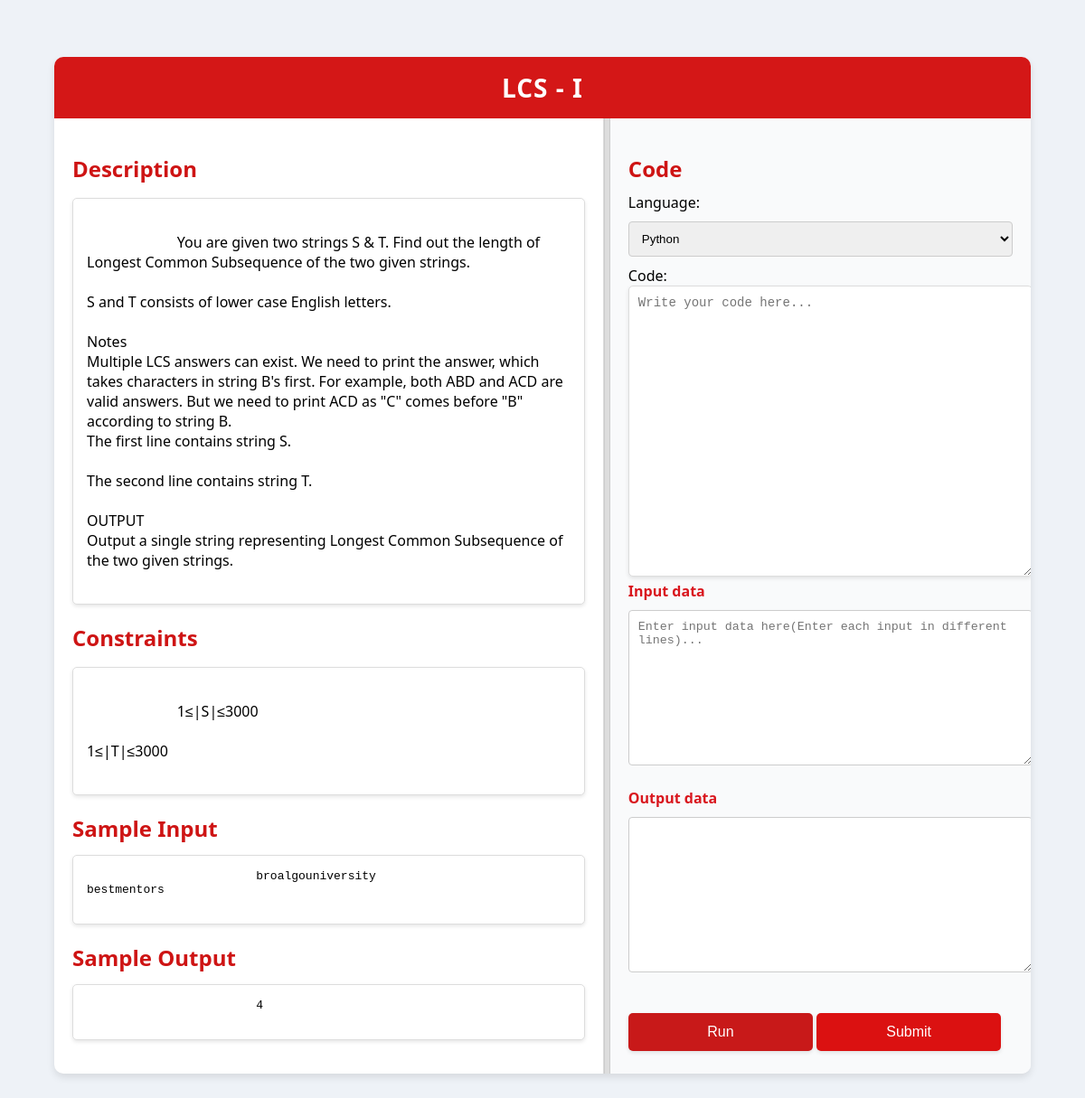
/problem/LCS - I/ (signed in), run on the app's committed database.
### home/models.py (models this page shows)
class question_details(models.Model):
  DIFFICULTY_CHOICES = [
      ('Easy', 'Easy'),
      ('Medium', 'Medium'),
      ('Hard', 'Hard'),
  ]
  name = models.CharField(max_length=200)
  description = models.TextField()
  difficulty = models.CharField(max_length=10, choices=DIFFICULTY_CHOICES, default='Easy')
  sample_input = models.TextField()
  sample_output = models.TextField()
  constraints = models.TextField()

### home/views.py (the view)
# urls.py: path("problem/<str:name>/",problem_page,name="problem_page"),
@login_required
def problem_page(request, name):
    problem = get_object_or_404(question_details, name=name)
    form = CodeSubmissionForm()
    existing_submission = user_code_sub.objects.filter(user=request.user, question=problem).last()
    if existing_submission:
        form = CodeSubmissionForm(initial={
            'language': existing_submission.language,
            'code': existing_submission.code
        })
    context = {
        'form': form,
        'ques_name': problem.name,
        'desc': problem.description,
        'samp_in': problem.sample_input,
        'samp_out': problem.sample_output,
        'constraints': problem.constraints
    }
    return render(request, 'question_view.html', context)

### home/forms.py
class CodeSubmissionForm(forms.ModelForm):
    language = forms.ChoiceField(
        choices=LANGUAGE_CHOICES,
        widget=forms.Select(attrs={'class': 'form-control'})
    )
    code = forms.CharField(
        widget=forms.Textarea(attrs={
            'class': 'code-editor',
            'placeholder': 'Write your code here...'
        })
    )
    input_data = forms.CharField(
        required=False,
        widget=forms.Textarea(attrs={
            'class': 'form-control',
            'placeholder': 'Enter input data here(Enter each input in different lines)...'
        })
    )
    output_data = forms.CharField(
        required=False,
        widget=forms.Textarea(attrs={'class': 'form-control'})
    )
    class Meta:
        model = CodeSubmission
        fields = ["language", "code", "input_data", "output_data"]

### home/templates/question_view.html (shortened to what this page needs)
<!DOCTYPE html>
<html lang="en">
<head>
</head>
<body>
    <div class="container">
        <div class="header">
            <h1>{{ ques_name }}</h1>
        </div>
        <div class="content">
            <div class="left-column">
                <div class="section">
                    <h2>Description</h2>
                    <p id="description">
                        {{desc}}
                    </p>
                </div>
                <div class="section">
                    <h2>Constraints</h2>
                    <p id="constraints">
                        {{constraints}}
                    </p>
                </div>
                <div class="section">
                    <h2>Sample Input</h2>
                    <pre id="sample-input">
                        {{ samp_in }}
                    </pre>
                </div>
                <div class="section">
                    <h2>Sample Output</h2>
                    <pre id="sample-output">
                        {{ samp_out }}
                    </pre>
                </div>
            </div>
            <div class="resizer"></div>
            <div class="right-column">
                <h2>Code</h2>
                <form id="codeForm" method="post">
                    <div>
                        {{ form.language.label_tag }}
                        {{ form.language }}
                    </div>
                    <div>
                        {{ form.code.label_tag }}
                        {{ form.code }}
                    </div>
                    <div class="form-group">
                        <div>
                            <label for="{{ form.input_data.id_for_label }}">{{ form.input_data.label }}</label>
                            {{ form.input_data }}
                        </div>
                        <div>
                            <label for="{{ form.output_data.id_for_label }}">{{ form.output_data.label }}</label>
                            {{ form.output_data }}
                        </div>
                    </div>
                    <button type="button" class="run-button" onclick="submitForm('run')">Run</button>
                    <button type="button" class="submit-button" onclick="submitForm('submit')">Submit</button>
                </form>
            </div>
        </div>
    </div>
</body>
</html>

### home/templates/question_view.html (style rules this page uses)
body { font-family: 'Segoe UI', Tahoma, Geneva, Verdana, sans-serif; margin: 0; padding: 0; background-color: #eef2f7; height: 100vh; display: flex; justify-content: center; align-items: center; overflow: hidden; }
.container { width: 90%; height: 90%; background: white; box-shadow: 0 4px 8px rgba(0, 0, 0, 0.1); display: flex; flex-direction: column; border-radius: 10px; overflow: hidden; }
.header { display: flex; justify-content: center; align-items: center; padding: 15px; background-color: #d41717; color: white; }
.header h1 { margin: 0; font-size: 28px; letter-spacing: 1px; }
.content { display: flex; flex: 1; overflow: hidden; }
.left-column, .right-column { padding: 20px; box-sizing: border-box; height: 100%; overflow-y: auto; transition: all 0.3s ease; }
.left-column { flex: 2; border-right: 1px solid #ddd; }
.right-column { flex: 1.5; background-color: #f9fafb; }
.resizer { width: 5px; cursor: ew-resize; background-color: #ddd; border-left: 1px solid #ccc; border-right: 1px solid #ccc; }
h2 { color: #ce1414; margin-bottom: 10px; }
.section { margin-bottom: 20px; }
.section p, .section pre { background: #fff; padding: 15px; border: 1px solid #ddd; border-radius: 5px; white-space: pre-wrap; box-shadow: 0 2px 4px rgba(0, 0, 0, 0.1); }
.form-control { width: 100%; padding: 10px; margin: 10px 0; border: 1px solid #ccc; border-radius: 4px; }
.code-editor { width: 100%; height: 300px; padding: 10px; font-family: 'Courier New', Courier, monospace; font-size: 14px; border: 1px solid #ddd; border-radius: 5px; background: #fff; box-shadow: 0 2px 4px rgba(0, 0, 0, 0.1); }
.run-button, .submit-button { display: inline-block; width: 48%; padding: 12px; background-color: #db1111; color: white; border: none; border-radius: 5px; font-size: 16px; cursor: pointer; margin-top: 10px; text-align: center; box-shadow: 0 2px 4px rgba(0, 0, 0, 0.1); transition: background-color 0.3s ease; }
.run-button { background-color: #c81919; }
.form-group { margin-bottom: 20px; }
.form-group label { font-weight: bold; color: #d9161d; }
.form-group div { margin-bottom: 10px; }

### data on the page
question_details: name "LCS - I", description "You are given two strings S & T. Find out the length of Longest Common Subsequence of the two given strings. S and T consists of lower case English letters. Notes Multiple LCS answers can exist. We need to print the answer, which takes characters in string B's first. For example, both ABD and ACD are valid answers. But we need to print ACD as \"C\" comes before \"B\" according to string B. The first line contains string S. The second line contains string T. OUTPUT Output a single string representing Longest Common Subsequence of the two given strings.", constraints "1≤|S|≤3000 1≤|T|≤3000", sample_input "broalgouniversity bestmentors"

### other printed values
{{ samp_out }} "4"
